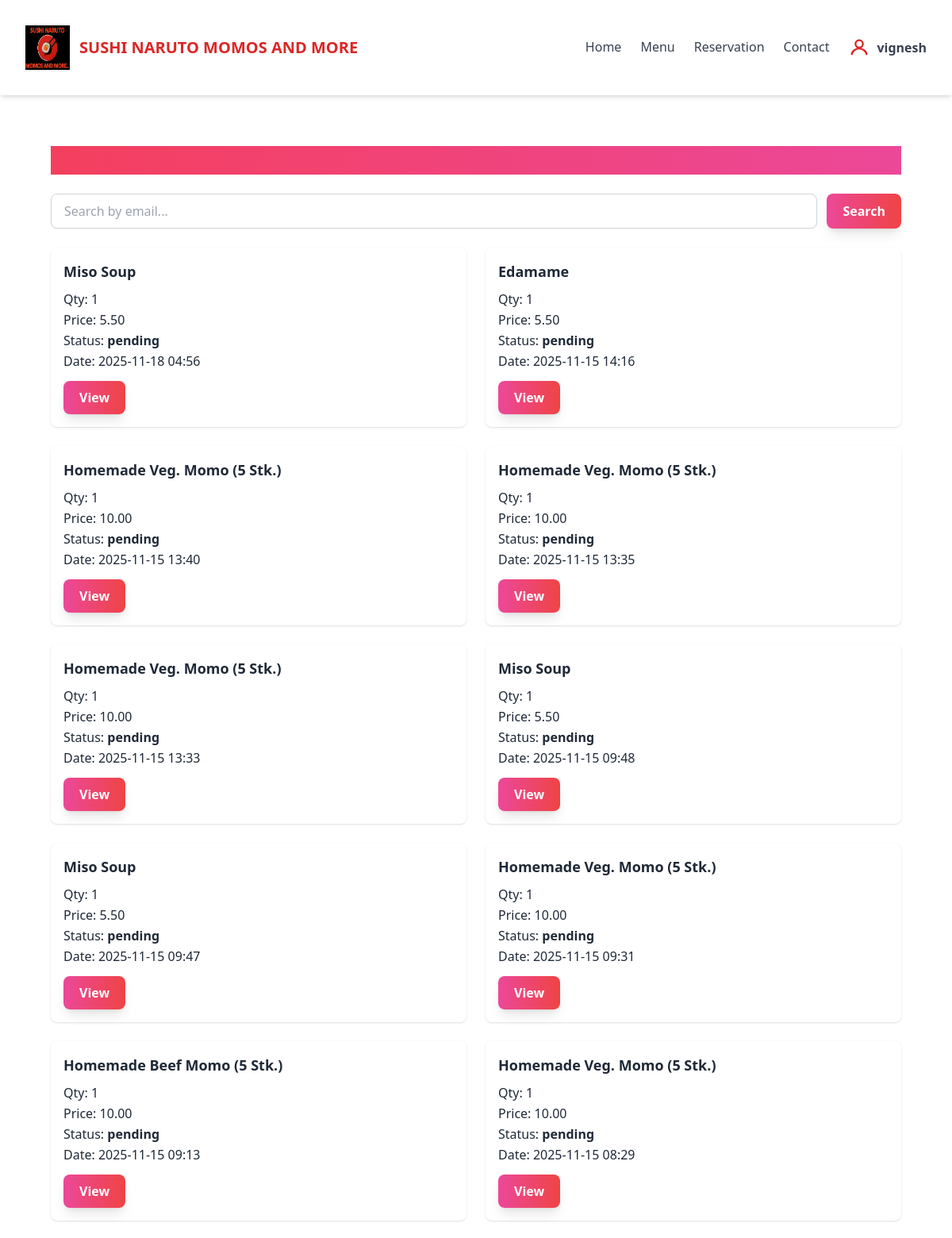
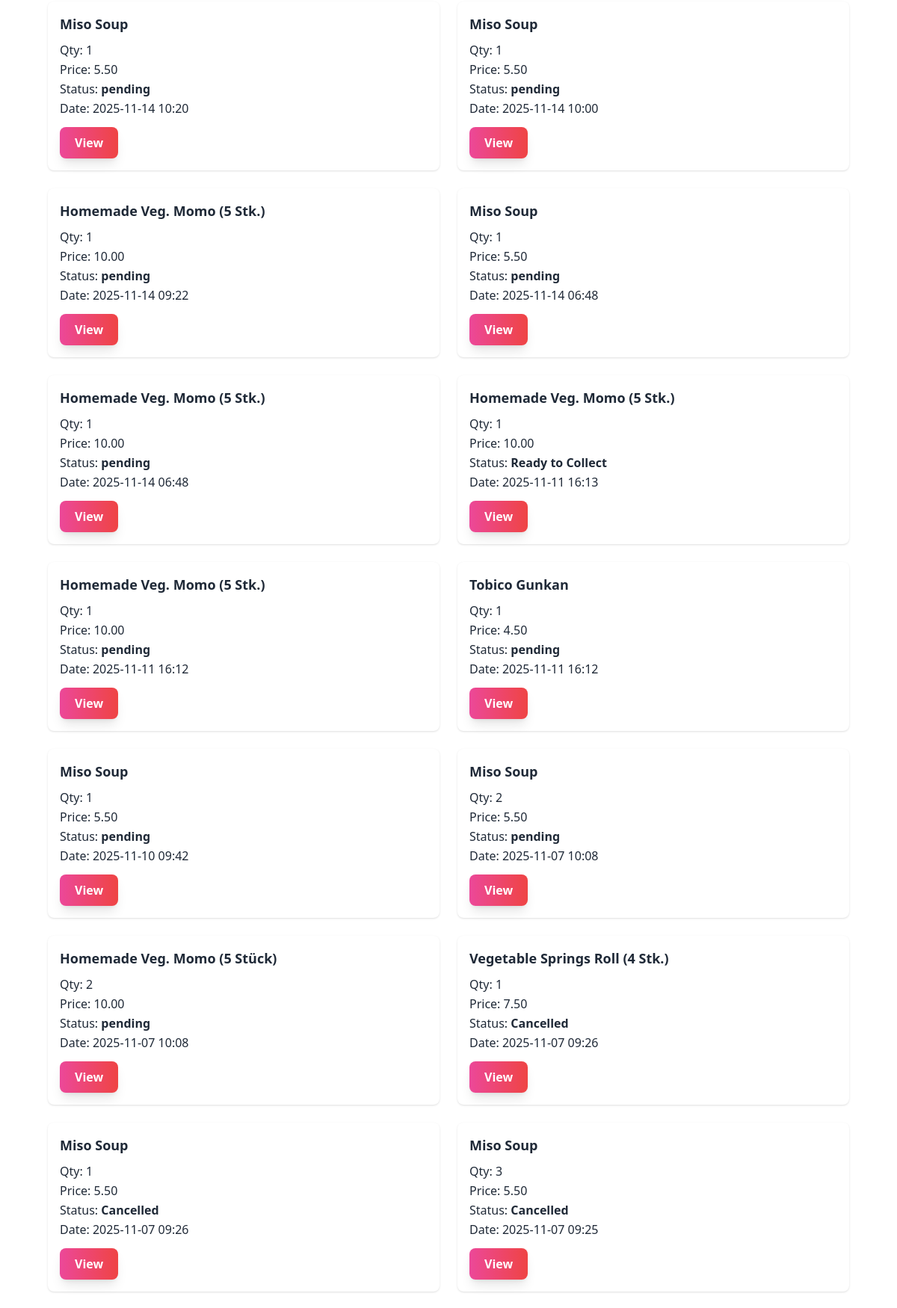
The app's page /order/history/ (signed in, upper part) with its own data (2 pictures, top to bottom).
### sushi/models.py (models this page shows, shortened)
class CustomUser(AbstractBaseUser, PermissionsMixin):
    USER_TYPE_CHOICES = (
        ('customer', 'Customer'),
        ('management', 'Management'),
    )
    email = models.EmailField(unique=True)
    username = models.CharField(max_length=150, unique=True)
    user_type = models.CharField(max_length=20, choices=USER_TYPE_CHOICES, default='customer')
    is_active = models.BooleanField(default=True)
    is_staff = models.BooleanField(default=False)
    date_joined = models.DateTimeField(auto_now_add=True)
    USERNAME_FIELD = 'username'  # <-- Change here
    REQUIRED_FIELDS = ['email']  # <-- Change here
    objects = CustomUserManager()

class Order(models.Model):
    ORDER_TYPE_CHOICES = [
        ('now', 'Order Now'),
        ('later', 'Order Later'),
    ]
    DELIVERY_CHOICES = [
        ('Click & Collect', 'Click & Collect (Free)'),
        ('Free', 'Free'),
        ('Livraison Express 3.5km', 'Livraison Express 3.5km'),
    ]
    item = models.CharField(max_length=200)
    price = models.DecimalField(max_digits=7, decimal_places=2)
    qty = models.PositiveIntegerField()
    order_type = models.CharField(max_length=10, choices=ORDER_TYPE_CHOICES)
    order_date = models.DateField(null=True, blank=True)
    order_time = models.TimeField(null=True, blank=True)
    email = models.EmailField()
    mobile = models.CharField(max_length=30)
    address = models.CharField(max_length=255)
    delivery = models.CharField(max_length=40, choices=DELIVERY_CHOICES)
    created_at = models.DateTimeField(default=timezone.now)
    status = models.CharField(max_length=30, default='pending')
    cancellation_reason = models.TextField(blank=True, null=True)

### sushi/views.py (the view)
# urls.py: path('order/history/', views.order_history, name='order_history'),
@login_required
def order_history(request):
    orders = Order.objects.filter(email=request.user.email).order_by('-created_at')
    return render(request, 'order_history.html', {'orders': orders})

### sushi/templates/order_history.html (shortened to what this page needs)
{% extends 'base.html' %}
{% block content %}
{% load static %}
<link rel="stylesheet" href="{% static 'css/order_history.css' %}">
<div class="container mx-auto px-4 py-8">
    <h1 class="text-3xl font-bold mb-6 text-gradient bg-clip-text text-transparent"
        style="background: linear-gradient(90deg, #f43f5e, #ec4899);">
    </h1>
    <form method="get" action="{% url 'order_history' %}" class="mb-6 flex gap-3">
        <input type="text" name="q" placeholder="Search by email..." value="{{ request.GET.q }}"
            class="flex-1 px-4 py-2 border border-gray-300 rounded-lg shadow-sm focus:outline-none focus:ring-2 focus:ring-pink-400 transition duration-300">
        <button type="submit"
            class="px-5 py-2 bg-gradient-to-r from-pink-500 to-red-500 text-white font-semibold rounded-lg shadow-lg hover:scale-105 transform transition duration-300">
            Search
        </button>
    </form>
    <div class="grid gap-6 md:grid-cols-2">
        {% for order in orders %}
        <div class="bg-white rounded-lg shadow p-4 animate-fadeIn">
            <div class="font-semibold text-lg mb-2">{{ order.item }}</div>
            <div>Qty: {{ order.qty }}</div>
            <div>Price: {{ order.price }}</div>
            <div>Status: <span class="font-semibold">{{ order.status }}</span></div>
            <div>Date: {{ order.created_at|date:"Y-m-d H:i" }}</div>
            <a href="{% url 'order_detail' order.pk %}"
                class="mt-3 inline-block px-5 py-2 bg-gradient-to-r from-pink-500 to-red-500 text-white font-semibold rounded-lg shadow-lg hover:scale-105 transform transition duration-300">
                View
            </a>
        </div>
        {% empty %}
        <p>No orders found.</p>
        {% endfor %}
    </div>
</div>
{% endblock %}

### sushi/templates/base.html (shortened to what this page needs)
{% load static %}
<!DOCTYPE html>
<html lang="en">
<head>
    <script src="https://cdn.tailwindcss.com"></script>
</head>
<body class="bg-white text-gray-800 font-sans leading-relaxed"
    x-data="{ open: false, userMenu: false, showLogin: false }">
    <nav class="bg-white shadow-md sticky top-0 z-50">
        <div class="container mx-auto px-4 py-4 flex justify-between items-center">
            <a href="{% url 'home' %}" class="flex items-center space-x-3 cursor-pointer">
                <img src="{% static 'images/logo.jpg' %}" alt=" SUSHI NARUTO MOMOS AND MORE Logo" class=" shadow
            h-8 w-8 sm:h-10 sm:w-10 md:h-12 md:w-12 lg:h-14 lg:w-14 xl:h-16 xl:w-16">
                <span class="text-xl font-bold text-red-600 hover:text-red-800 transition"> SUSHI NARUTO MOMOS AND MORE</span>
            </a>
            <ul class="flex space-x-6 text-gray-700 font-medium md:flex md:space-x-6 md:static absolute left-0 w-full md:w-auto bg-white md:bg-transparent top-full md:top-auto z-40 transition-all duration-300"
                :class="{ 'hidden': !open, 'flex flex-col space-x-0 space-y-2 p-4 shadow-lg': open, 'md:flex md:flex-row md:space-y-0 md:p-0 md:shadow-none': true }">
                <li><a href="{% url 'home' %}" class="nav-link">Home</a></li>
                <li><a href="{% url 'menu' %}" class="nav-link">Menu</a></li>
                <li><a href="{% url 'reservation' %}" class="nav-link">Reservation</a></li>
                <li><a href="{% url 'contact' %}" class="nav-link">Contact</a></li>
                {% if user.is_authenticated %}
                <li class="relative">
                    <button @click="userMenu = !userMenu" class="flex items-center space-x-2 focus:outline-none">
                        <svg class="w-7 h-7 text-red-600" fill="none" stroke="currentColor" viewBox="0 0 24 24">
                            <circle cx="12" cy="8" r="4" stroke="currentColor" stroke-width="2" fill="none" />
                            <path stroke="currentColor" stroke-width="2" d="M4 20c0-4 4-7 8-7s8 3 8 7" />
                        </svg>
                        <span class="font-semibold text-gray-700">{{ user.username }}</span>
                    </button>
                </li>
                {% endif %}
            </ul>
        </div>
    </nav>
    <main class="container mx-auto px-4 py-8">
        {% block content %}{% endblock %}
    </main>
</body>
</html>

### sushi/static/css/order_history.css (style rules this page uses)
.container { max-width: 1200px; margin: 0 auto; padding: 2rem; font-family: 'Segoe UI', Tahoma, Geneva, Verdana, sans-serif; color: #1f2937; }
h1 { font-size: 2.5rem; font-weight: 700; margin-bottom: 1.5rem; background: linear-gradient(90deg, #f43f5e, #ec4899); -webkit-background-clip: text; -webkit-text-fill-color: transparent; }
form input[type="text"] { flex: 1; padding: 0.5rem 1rem; border-radius: 0.5rem; border: 1px solid #d1d5db; transition: all 0.3s ease; }
form button { padding: 0.5rem 1.5rem; border-radius: 0.5rem; font-weight: 600; background: linear-gradient(90deg, #f43f5e, #ec4899); color: #fff; border: none; cursor: pointer; transition: transform 0.3s ease, box-shadow 0.3s ease; }
.animate-fadeIn { animation: fadeIn 0.5s ease-in-out; }

### sushi/templates/base.html (style rules this page uses)
.nav-link { position: relative; }
.nav-link::after { content: ''; display: block; width: 0; height: 2px; background: #ef4444; transition: width .3s; position: absolute; left: 0; bottom: -2px; }

### sushi/templates/order_history.html (style rules this page uses)
.animate-fadeIn { animation: fadeIn 0.5s ease-in-out; }
.text-gradient { background-clip: text; -webkit-background-clip: text; }

### records on screen
CustomUser: username "vignesh"
Order: item "Miso Soup", qty "1", price "5.50", status "pending", created_at "2025-11-18 04:56"
Order: item "Edamame", qty "1", price "5.50", status "pending", created_at "2025-11-15 14:16"
Order: item "Homemade Veg. Momo (5 Stk.)", qty "1", price "10.00", status "pending", created_at "2025-11-15 13:40"
Order: item "Homemade Veg. Momo (5 Stk.)", qty "1", price "10.00", status "pending", created_at "2025-11-15 13:35"
Order: item "Homemade Veg. Momo (5 Stk.)", qty "1", price "10.00", status "pending", created_at "2025-11-15 13:33"
Order: item "Miso Soup", qty "1", price "5.50", status "pending", created_at "2025-11-15 09:48"
Order: item "Miso Soup", qty "1", price "5.50", status "pending", created_at "2025-11-15 09:47"
Order: item "Homemade Veg. Momo (5 Stk.)", qty "1", price "10.00", status "pending", created_at "2025-11-15 09:31"
Order: item "Homemade Beef Momo (5 Stk.)", qty "1", price "10.00", status "pending", created_at "2025-11-15 09:13"
Order: item "Homemade Veg. Momo (5 Stk.)", qty "1", price "10.00", status "pending", created_at "2025-11-15 08:29"
Order: item "Miso Soup", qty "1", price "5.50", status "pending", created_at "2025-11-14 10:20"
Order: item "Miso Soup", qty "1", price "5.50", status "pending", created_at "2025-11-14 10:00"
Order: item "Homemade Veg. Momo (5 Stk.)", qty "1", price "10.00", status "pending", created_at "2025-11-14 09:22"
Order: item "Miso Soup", qty "1", price "5.50", status "pending", created_at "2025-11-14 06:48"
Order: item "Homemade Veg. Momo (5 Stk.)", qty "1", price "10.00", status "pending", created_at "2025-11-14 06:48"
Order: item "Homemade Veg. Momo (5 Stk.)", qty "1", price "10.00", status "Ready to Collect", created_at "2025-11-11 16:13"
Order: item "Homemade Veg. Momo (5 Stk.)", qty "1", price "10.00", status "pending", created_at "2025-11-11 16:12"
Order: item "Tobico Gunkan", qty "1", price "4.50", status "pending", created_at "2025-11-11 16:12"
Order: item "Miso Soup", qty "1", price "5.50", status "pending", created_at "2025-11-10 09:42"
Order: item "Miso Soup", qty "2", price "5.50", status "pending", created_at "2025-11-07 10:08"
Order: item "Homemade Veg. Momo (5 Stück)", qty "2", price "10.00", status "pending", created_at "2025-11-07 10:08"
Order: item "Vegetable Springs Roll (4 Stk.)", qty "1", price "7.50", status "Cancelled", created_at "2025-11-07 09:26"
Order: item "Miso Soup", qty "1", price "5.50", status "Cancelled", created_at "2025-11-07 09:26"
Order: item "Miso Soup", qty "3", price "5.50", status "Cancelled", created_at "2025-11-07 09:25"
